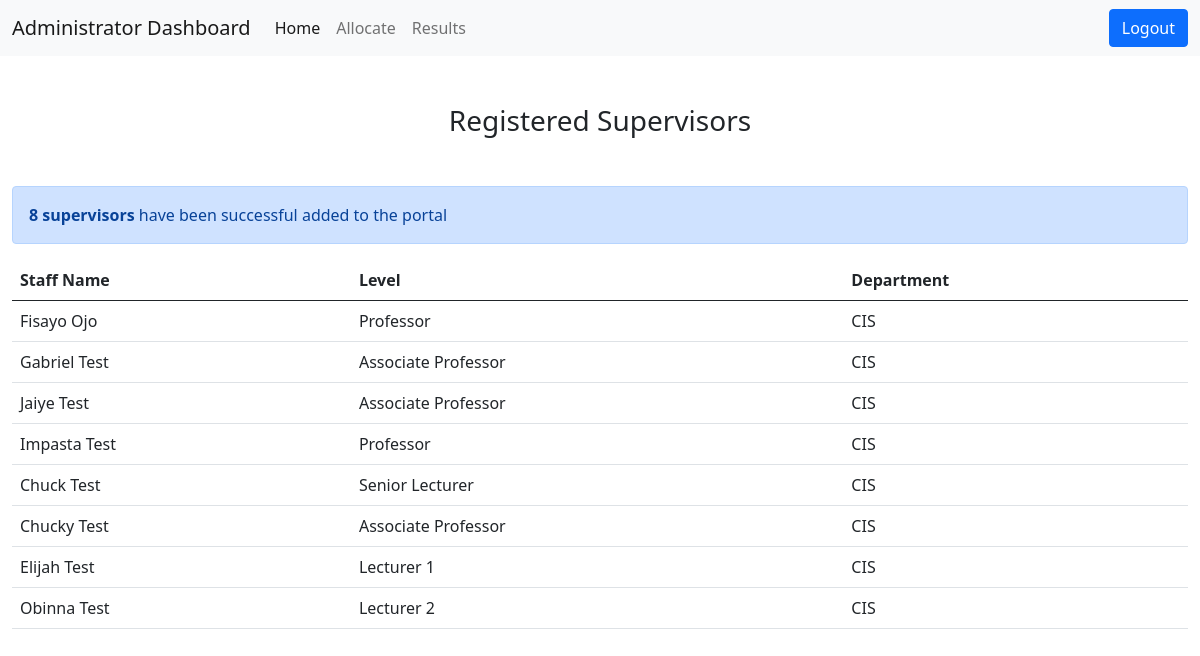
/dashboard/admin/supervisors (signed in), run on an earlier commit of the app's database.
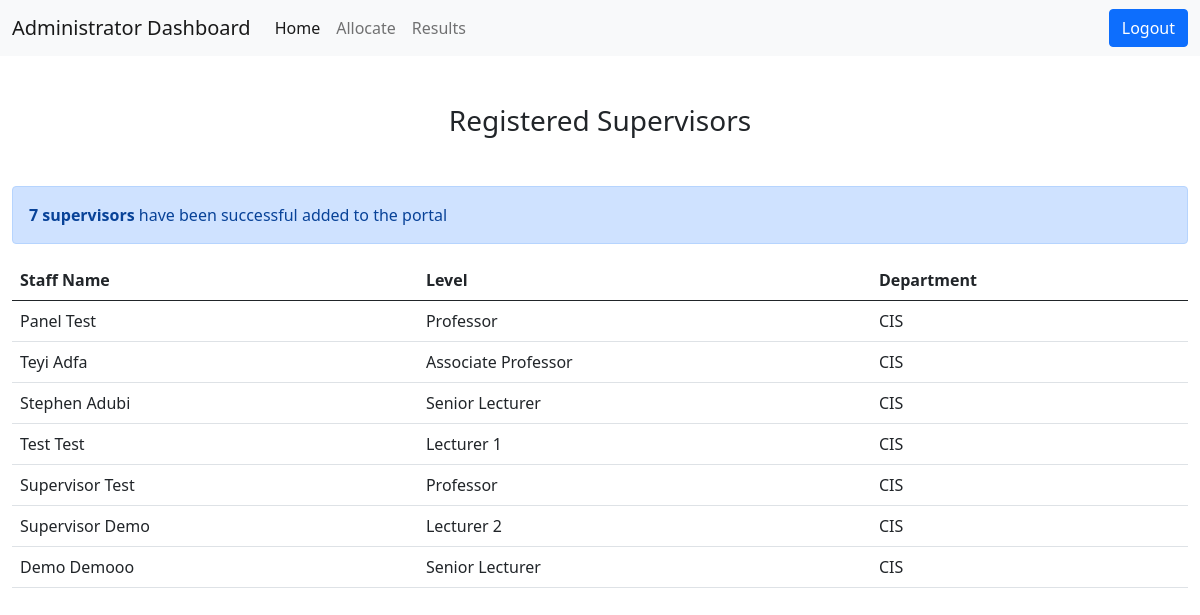
And on a later commit of the database.
### accounts/models.py (models this page shows, shortened)
class Supervisors(models.Model):
    LEVEL = (
        ('Professor', 'Professor'),
        ('Associate Professor', 'Associate Professor'),
        ('Senior Lecturer', 'Senior Lecturer'),
        ('Lecturer 1', 'Lecturer 1'),
        ('Lecturer 2', 'Lecturer 2'),
        ('Assistant Lecturer', 'Assistant Lecturer'),
    )
    DEPARTMENT = (
        ('CIS', 'Computer and Information Science'),
    )
    staff = models.OneToOneField(User, on_delete=models.CASCADE, null=False)
    staff_level = models.CharField(max_length=200, choices=LEVEL)
    department = models.CharField(max_length=200, choices=DEPARTMENT)
    class Meta:
        verbose_name_plural = 'Supervisors'

### accounts/views.py (the view)
# urls.py: path('dashboard/admin/supervisors', views.total_supervisors, name='total_supervisors'),
@login_required
def total_supervisors(request):
    mysupervisors = Supervisors.objects.all()
    mysupervisors_count = mysupervisors.count()
    context ={
        'mysupervisors' : mysupervisors,
        'mysupervisors_count': mysupervisors_count
    }
    return render(request, 'accounts/admin/total_supervisors.html', context)

### accounts/models.py (called while the page is built)
def get_full_name(self):
    return str(self.first_name) + " " + str(self.last_name)

### accounts/templates/accounts/admin/total_supervisors.html (shortened to what this page needs)
{% extends "accounts/admin/base_admin.html" %}
{% load static %}
{% block content %}
<div class="text-center mt-5 mb-5">
    <h3>Registered Supervisors</h3>
</div>
<div class="alert alert-primary mt-3 role="alert">
    <strong>{{ mysupervisors_count }}{% if mysupervisors_count == 0 %} supervisor {% else %} supervisors {% endif %}</strong> have been successful added to the portal
</div>
<table class="table table-hover">
    <thead>
      <tr>
        <th scope="col">Staff Name</th>
        <th scope="col">Level</th>
        <th scope="col">Department</th>
      </tr>
    </thead>
    <tbody>
        {% for supervisor  in mysupervisors %}
        <tr>
            <td>{{ supervisor.staff }}</td>
            <td>{{ supervisor.staff_level }}</td>
            <td>{{ supervisor.department }}</td>
          </tr>
        {% endfor %}
    </tbody>
  </table>
{% endblock %}

### accounts/templates/accounts/admin/base_admin.html (shortened to what this page needs)
{% load static %}
<!DOCTYPE html>
<html lang="en">
<head>
<link href="https://cdn.jsdelivr.net/npm/bootstrap@5.0.2/dist/css/bootstrap.min.css" rel="stylesheet">
</head>
<body>
    <nav class="navbar navbar-expand-lg navbar-light bg-light">
        <div class="container-fluid">
          <div class="collapse navbar-collapse" id="navbarTogglerDemo01">
            <a class="navbar-brand" href="{% url 'admin_dashboard' %}">Administrator Dashboard</a>
            <ul class="navbar-nav me-auto mb-2 mb-lg-0">
              <li class="nav-item">
                <a class="nav-link active" aria-current="page" href="{% url 'admin_dashboard' %}">Home</a>
              </li>
              <li class="nav-item">
                <a class="nav-link" href="{% url 'allocate' %}">Allocate</a>
              </li>
              <li class="nav-item">
                <a class="nav-link" href="{% url 'allocate_results' %}">Results</a>
              </li>
            </ul>
            <div class="d-flex">
              <a class="btn btn-primary" href="{% url 'logout' %}">Logout</a>
            </div>
          </div>
        </div>
      </nav>
    <div class="container-fluid">
        {% block content %}
        {% endblock %}
    </div>
</body>
</html>

What changed in the data, as far as the page shows it:
removed Supervisors: staff "Fisayo Ojo", staff_level "Professor", department "CIS"
removed Supervisors: staff "Gabriel Test", staff_level "Associate Professor", department "CIS"
removed Supervisors: staff "Jaiye Test", staff_level "Associate Professor", department "CIS"
removed Supervisors: staff "Impasta Test", staff_level "Professor", department "CIS"
removed Supervisors: staff "Chuck Test", staff_level "Senior Lecturer", department "CIS"
removed Supervisors: staff "Chucky Test", staff_level "Associate Professor", department "CIS"
removed Supervisors: staff "Elijah Test", staff_level "Lecturer 1", department "CIS"
removed Supervisors: staff "Obinna Test", staff_level "Lecturer 2", department "CIS"
added Supervisors: staff "Panel Test", staff_level "Professor", department "CIS"
added Supervisors: staff "Teyi Adfa", staff_level "Associate Professor", department "CIS"
added Supervisors: staff "Stephen Adubi", staff_level "Senior Lecturer", department "CIS"
added Supervisors: staff "Test Test", staff_level "Lecturer 1", department "CIS"
added Supervisors: staff "Supervisor Test", staff_level "Professor", department "CIS"
added Supervisors: staff "Supervisor Demo", staff_level "Lecturer 2", department "CIS"
added Supervisors: staff "Demo Demooo", staff_level "Senior Lecturer", department "CIS"
Also different on the page:
{{ mysupervisors_count }}: "8" → "7"
